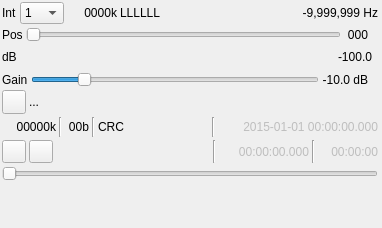
<?xml version="1.0" encoding="UTF-8"?>
<ui version="4.0">
 <class>FileSourceGUI</class>
 <widget class="RollupWidget" name="FileSourceGUI">
  <property name="geometry">
   <rect>
    <x>0</x>
    <y>0</y>
    <width>382</width>
    <height>228</height>
   </rect>
  </property>
  <property name="sizePolicy">
   <sizepolicy hsizetype="Preferred" vsizetype="Preferred">
    <horstretch>0</horstretch>
    <verstretch>0</verstretch>
   </sizepolicy>
  </property>
  <property name="minimumSize">
   <size>
    <width>382</width>
    <height>140</height>
   </size>
  </property>
  <property name="font">
   <font>
    <family>Liberation Sans</family>
    <pointsize>9</pointsize>
   </font>
  </property>
  <property name="windowTitle">
   <string>File source</string>
  </property>
  <widget class="QWidget" name="settingsContainer" native="true">
   <property name="geometry">
    <rect>
     <x>0</x>
     <y>0</y>
     <width>380</width>
     <height>221</height>
    </rect>
   </property>
   <property name="minimumSize">
    <size>
     <width>380</width>
     <height>0</height>
    </size>
   </property>
   <property name="windowTitle">
    <string>Settings</string>
   </property>
   <layout class="QVBoxLayout" name="verticalLayout">
    <property name="spacing">
     <number>3</number>
    </property>
    <property name="leftMargin">
     <number>2</number>
    </property>
    <property name="topMargin">
     <number>2</number>
    </property>
    <property name="rightMargin">
     <number>2</number>
    </property>
    <property name="bottomMargin">
     <number>2</number>
    </property>
    <item>
     <layout class="QVBoxLayout" name="interpolationLayer">
      <property name="spacing">
       <number>3</number>
      </property>
      <item>
       <layout class="QHBoxLayout" name="interpolationStageLayer">
        <item>
         <widget class="QLabel" name="interpolationLabel">
          <property name="text">
           <string>Int</string>
          </property>
         </widget>
        </item>
        <item>
         <widget class="QComboBox" name="interpolationFactor">
          <property name="maximumSize">
           <size>
            <width>55</width>
            <height>16777215</height>
           </size>
          </property>
          <property name="toolTip">
           <string>Decimation factor</string>
          </property>
          <item>
           <property name="text">
            <string>1</string>
           </property>
          </item>
          <item>
           <property name="text">
            <string>2</string>
           </property>
          </item>
          <item>
           <property name="text">
            <string>4</string>
           </property>
          </item>
          <item>
           <property name="text">
            <string>8</string>
           </property>
          </item>
          <item>
           <property name="text">
            <string>16</string>
           </property>
          </item>
          <item>
           <property name="text">
            <string>32</string>
           </property>
          </item>
          <item>
           <property name="text">
            <string>64</string>
           </property>
          </item>
         </widget>
        </item>
        <item>
         <widget class="QLabel" name="channelRateText">
          <property name="sizePolicy">
           <sizepolicy hsizetype="Preferred" vsizetype="Preferred">
            <horstretch>0</horstretch>
            <verstretch>0</verstretch>
           </sizepolicy>
          </property>
          <property name="minimumSize">
           <size>
            <width>50</width>
            <height>0</height>
           </size>
          </property>
          <property name="toolTip">
           <string>Effective channel rate (kS/s)</string>
          </property>
          <property name="text">
           <string>0000k</string>
          </property>
          <property name="alignment">
           <set>Qt::AlignRight|Qt::AlignTrailing|Qt::AlignVCenter</set>
          </property>
         </widget>
        </item>
        <item>
         <widget class="QLabel" name="filterChainText">
          <property name="minimumSize">
           <size>
            <width>50</width>
            <height>0</height>
           </size>
          </property>
          <property name="toolTip">
           <string>Filter chain stages left to right (L: low, C: center, H: high) </string>
          </property>
          <property name="text">
           <string>LLLLLL</string>
          </property>
         </widget>
        </item>
        <item>
         <spacer name="horizontalSpacer_2">
          <property name="orientation">
           <enum>Qt::Horizontal</enum>
          </property>
          <property name="sizeHint" stdset="0">
           <size>
            <width>40</width>
            <height>20</height>
           </size>
          </property>
         </spacer>
        </item>
        <item>
         <widget class="QLabel" name="offsetFrequencyText">
          <property name="minimumSize">
           <size>
            <width>85</width>
            <height>0</height>
           </size>
          </property>
          <property name="toolTip">
           <string>Offset frequency with thousands separator (Hz)</string>
          </property>
          <property name="text">
           <string>-9,999,999 Hz</string>
          </property>
          <property name="alignment">
           <set>Qt::AlignRight|Qt::AlignTrailing|Qt::AlignVCenter</set>
          </property>
         </widget>
        </item>
       </layout>
      </item>
      <item>
       <layout class="QHBoxLayout" name="decimationShiftLayer">
        <property name="rightMargin">
         <number>10</number>
        </property>
        <item>
         <widget class="QLabel" name="positionLabel">
          <property name="text">
           <string>Pos</string>
          </property>
         </widget>
        </item>
        <item>
         <widget class="QSlider" name="position">
          <property name="toolTip">
           <string>Center frequency position</string>
          </property>
          <property name="maximum">
           <number>2</number>
          </property>
          <property name="pageStep">
           <number>1</number>
          </property>
          <property name="orientation">
           <enum>Qt::Horizontal</enum>
          </property>
         </widget>
        </item>
        <item>
         <widget class="QLabel" name="filterChainIndex">
          <property name="minimumSize">
           <size>
            <width>24</width>
            <height>0</height>
           </size>
          </property>
          <property name="toolTip">
           <string>Filter chain hash code</string>
          </property>
          <property name="text">
           <string>000</string>
          </property>
          <property name="alignment">
           <set>Qt::AlignRight|Qt::AlignTrailing|Qt::AlignVCenter</set>
          </property>
         </widget>
        </item>
       </layout>
      </item>
     </layout>
    </item>
    <item>
     <layout class="QVBoxLayout" name="powerLayer">
      <property name="spacing">
       <number>3</number>
      </property>
      <item>
       <layout class="QHBoxLayout" name="powerMeterLayer">
        <property name="rightMargin">
         <number>6</number>
        </property>
        <item>
         <widget class="QLabel" name="channelPowerUnits">
          <property name="text">
           <string>dB</string>
          </property>
         </widget>
        </item>
        <item>
         <widget class="LevelMeterSignalDB" name="channelPowerMeter" native="true">
          <property name="sizePolicy">
           <sizepolicy hsizetype="Expanding" vsizetype="MinimumExpanding">
            <horstretch>0</horstretch>
            <verstretch>0</verstretch>
           </sizepolicy>
          </property>
          <property name="minimumSize">
           <size>
            <width>0</width>
            <height>24</height>
           </size>
          </property>
          <property name="font">
           <font>
            <family>Liberation Mono</family>
            <pointsize>8</pointsize>
           </font>
          </property>
         </widget>
        </item>
        <item>
         <widget class="QLabel" name="channelPower">
          <property name="minimumSize">
           <size>
            <width>40</width>
            <height>0</height>
           </size>
          </property>
          <property name="text">
           <string>-100.0</string>
          </property>
          <property name="alignment">
           <set>Qt::AlignRight|Qt::AlignTrailing|Qt::AlignVCenter</set>
          </property>
         </widget>
        </item>
       </layout>
      </item>
      <item>
       <layout class="QHBoxLayout" name="gainLayer">
        <property name="rightMargin">
         <number>10</number>
        </property>
        <item>
         <widget class="QLabel" name="gainLabel">
          <property name="text">
           <string>Gain</string>
          </property>
         </widget>
        </item>
        <item>
         <widget class="QSlider" name="gain">
          <property name="toolTip">
           <string>Gain (dB)</string>
          </property>
          <property name="minimum">
           <number>-10</number>
          </property>
          <property name="maximum">
           <number>50</number>
          </property>
          <property name="pageStep">
           <number>1</number>
          </property>
          <property name="orientation">
           <enum>Qt::Horizontal</enum>
          </property>
         </widget>
        </item>
        <item>
         <widget class="QLabel" name="gainText">
          <property name="minimumSize">
           <size>
            <width>45</width>
            <height>0</height>
           </size>
          </property>
          <property name="toolTip">
           <string>Filter chain hash code</string>
          </property>
          <property name="text">
           <string>-10.0 dB</string>
          </property>
          <property name="alignment">
           <set>Qt::AlignRight|Qt::AlignTrailing|Qt::AlignVCenter</set>
          </property>
         </widget>
        </item>
       </layout>
      </item>
     </layout>
    </item>
    <item>
     <layout class="QHBoxLayout" name="fileSelectionLayout">
      <item>
       <widget class="QPushButton" name="showFileDialog">
        <property name="minimumSize">
         <size>
          <width>24</width>
          <height>24</height>
         </size>
        </property>
        <property name="maximumSize">
         <size>
          <width>24</width>
          <height>24</height>
         </size>
        </property>
        <property name="text">
         <string/>
        </property>
        <property name="icon">
         <iconset resource="../../../sdrgui/resources/res.qrc">
          <normaloff>:/preset-load.png</normaloff>:/preset-load.png</iconset>
        </property>
       </widget>
      </item>
      <item>
       <widget class="QLabel" name="fileNameText">
        <property name="minimumSize">
         <size>
          <width>30</width>
          <height>0</height>
         </size>
        </property>
        <property name="text">
         <string>...</string>
        </property>
       </widget>
      </item>
     </layout>
    </item>
    <item>
     <layout class="QHBoxLayout" name="rateTimeLayout">
      <item>
       <widget class="QLabel" name="sampleRateText">
        <property name="minimumSize">
         <size>
          <width>54</width>
          <height>0</height>
         </size>
        </property>
        <property name="font">
         <font>
          <pointsize>9</pointsize>
         </font>
        </property>
        <property name="toolTip">
         <string>Record sample rate (kS/s)</string>
        </property>
        <property name="text">
         <string>00000k</string>
        </property>
        <property name="alignment">
         <set>Qt::AlignRight|Qt::AlignTrailing|Qt::AlignVCenter</set>
        </property>
       </widget>
      </item>
      <item>
       <widget class="Line" name="line">
        <property name="orientation">
         <enum>Qt::Vertical</enum>
        </property>
       </widget>
      </item>
      <item>
       <widget class="QLabel" name="sampleSizeText">
        <property name="minimumSize">
         <size>
          <width>24</width>
          <height>0</height>
         </size>
        </property>
        <property name="font">
         <font>
          <pointsize>9</pointsize>
         </font>
        </property>
        <property name="toolTip">
         <string>Record sample size (bits)</string>
        </property>
        <property name="text">
         <string>00b</string>
        </property>
        <property name="alignment">
         <set>Qt::AlignRight|Qt::AlignTrailing|Qt::AlignVCenter</set>
        </property>
       </widget>
      </item>
      <item>
       <widget class="Line" name="line_2">
        <property name="orientation">
         <enum>Qt::Vertical</enum>
        </property>
       </widget>
      </item>
      <item>
       <widget class="QLabel" name="crcLabel">
        <property name="font">
         <font>
          <pointsize>9</pointsize>
         </font>
        </property>
        <property name="toolTip">
         <string>CRC status: Green: OK Red: KO Grey: undefined</string>
        </property>
        <property name="text">
         <string>CRC</string>
        </property>
       </widget>
      </item>
      <item>
       <spacer name="horizontalSpacer">
        <property name="orientation">
         <enum>Qt::Horizontal</enum>
        </property>
        <property name="sizeHint" stdset="0">
         <size>
          <width>40</width>
          <height>20</height>
         </size>
        </property>
       </spacer>
      </item>
      <item>
       <widget class="Line" name="absTimeLine">
        <property name="orientation">
         <enum>Qt::Vertical</enum>
        </property>
       </widget>
      </item>
      <item>
       <widget class="QLabel" name="absTimeText">
        <property name="enabled">
         <bool>false</bool>
        </property>
        <property name="minimumSize">
         <size>
          <width>160</width>
          <height>0</height>
         </size>
        </property>
        <property name="toolTip">
         <string>Record absolute time</string>
        </property>
        <property name="text">
         <string>2015-01-01 00:00:00.000</string>
        </property>
        <property name="alignment">
         <set>Qt::AlignRight|Qt::AlignTrailing|Qt::AlignVCenter</set>
        </property>
       </widget>
      </item>
     </layout>
    </item>
    <item>
     <layout class="QHBoxLayout" name="playControllLayout">
      <item>
       <widget class="ButtonSwitch" name="playLoop">
        <property name="toolTip">
         <string>Play in a loop</string>
        </property>
        <property name="text">
         <string/>
        </property>
        <property name="icon">
         <iconset resource="../../../sdrgui/resources/res.qrc">
          <normaloff>:/playloop.png</normaloff>:/playloop.png</iconset>
        </property>
        <property name="iconSize">
         <size>
          <width>16</width>
          <height>16</height>
         </size>
        </property>
        <property name="checkable">
         <bool>true</bool>
        </property>
       </widget>
      </item>
      <item>
       <widget class="ButtonSwitch" name="play">
        <property name="toolTip">
         <string>Stopped / Play / Pause</string>
        </property>
        <property name="text">
         <string/>
        </property>
        <property name="icon">
         <iconset resource="../../../sdrgui/resources/res.qrc">
          <normaloff>:/play.png</normaloff>
          <normalon>:/pause.png</normalon>
          <disabledoff>:/stop.png</disabledoff>
          <disabledon>:/stop.png</disabledon>
          <activeoff>:/play.png</activeoff>
          <activeon>:/pause.png</activeon>
          <selectedoff>:/play.png</selectedoff>
          <selectedon>:/pause.png</selectedon>:/play.png</iconset>
        </property>
        <property name="iconSize">
         <size>
          <width>16</width>
          <height>16</height>
         </size>
        </property>
        <property name="checkable">
         <bool>true</bool>
        </property>
        <property name="checked">
         <bool>false</bool>
        </property>
       </widget>
      </item>
      <item>
       <spacer name="horizontalSpacer_3">
        <property name="orientation">
         <enum>Qt::Horizontal</enum>
        </property>
        <property name="sizeHint" stdset="0">
         <size>
          <width>40</width>
          <height>20</height>
         </size>
        </property>
       </spacer>
      </item>
      <item>
       <widget class="Line" name="linePlay1">
        <property name="orientation">
         <enum>Qt::Vertical</enum>
        </property>
       </widget>
      </item>
      <item>
       <widget class="QLabel" name="relTimeText">
        <property name="enabled">
         <bool>false</bool>
        </property>
        <property name="minimumSize">
         <size>
          <width>90</width>
          <height>0</height>
         </size>
        </property>
        <property name="toolTip">
         <string>Record time from start</string>
        </property>
        <property name="text">
         <string>00:00:00.000</string>
        </property>
        <property name="alignment">
         <set>Qt::AlignRight|Qt::AlignTrailing|Qt::AlignVCenter</set>
        </property>
       </widget>
      </item>
      <item>
       <widget class="Line" name="linePlay2">
        <property name="orientation">
         <enum>Qt::Vertical</enum>
        </property>
       </widget>
      </item>
      <item>
       <widget class="QLabel" name="recordLengthText">
        <property name="enabled">
         <bool>false</bool>
        </property>
        <property name="minimumSize">
         <size>
          <width>60</width>
          <height>0</height>
         </size>
        </property>
        <property name="toolTip">
         <string>Total record time</string>
        </property>
        <property name="text">
         <string>00:00:00</string>
        </property>
        <property name="alignment">
         <set>Qt::AlignRight|Qt::AlignTrailing|Qt::AlignVCenter</set>
        </property>
       </widget>
      </item>
     </layout>
    </item>
    <item>
     <layout class="QHBoxLayout" name="navTimeLayer">
      <item>
       <widget class="QSlider" name="navTime">
        <property name="toolTip">
         <string>Time navigator</string>
        </property>
        <property name="maximum">
         <number>1000</number>
        </property>
        <property name="pageStep">
         <number>1</number>
        </property>
        <property name="orientation">
         <enum>Qt::Horizontal</enum>
        </property>
       </widget>
      </item>
     </layout>
    </item>
    <item>
     <spacer name="verticalSpacer">
      <property name="orientation">
       <enum>Qt::Vertical</enum>
      </property>
      <property name="sizeHint" stdset="0">
       <size>
        <width>20</width>
        <height>40</height>
       </size>
      </property>
     </spacer>
    </item>
   </layout>
  </widget>
 </widget>
 <customwidgets>
  <customwidget>
   <class>RollupWidget</class>
   <extends>QWidget</extends>
   <header>gui/rollupwidget.h</header>
   <container>1</container>
  </customwidget>
  <customwidget>
   <class>ButtonSwitch</class>
   <extends>QToolButton</extends>
   <header>gui/buttonswitch.h</header>
  </customwidget>
  <customwidget>
   <class>LevelMeterSignalDB</class>
   <extends>QWidget</extends>
   <header>gui/levelmeter.h</header>
   <container>1</container>
  </customwidget>
 </customwidgets>
 <resources>
  <include location="../../../sdrgui/resources/res.qrc"/>
 </resources>
 <connections/>
</ui>
